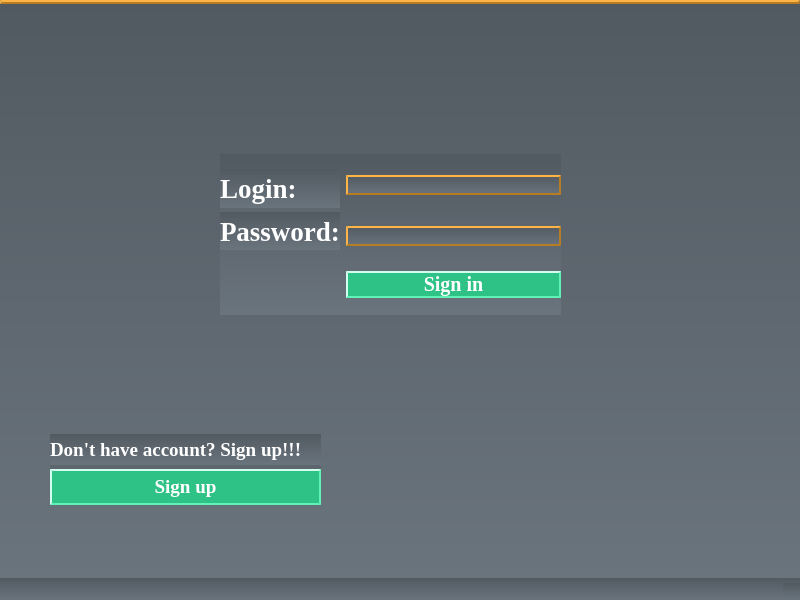
<?xml version="1.0" encoding="UTF-8"?>
<ui version="4.0">
 <class>secondwindow</class>
 <widget class="QMainWindow" name="secondwindow">
  <property name="geometry">
   <rect>
    <x>0</x>
    <y>0</y>
    <width>800</width>
    <height>600</height>
   </rect>
  </property>
  <property name="windowTitle">
   <string>MainWindow</string>
  </property>
  <property name="styleSheet">
   <string notr="true">QTextEdit, QListWidget, QListView{
border-width: 2px;
     border-style: outset;
     border-color: #b87c23;
}
QLabel, QPushButton, QLineEdit{
 font-family: times, Times New Roman, times-roman, georgia, serif;
    color: white;
    margin: 0;
    padding: 0px 0px 0px 0px;
    letter-spacing: 0px;
    font-weight: bold;
}
QWidget{
    background-color: qlineargradient(spread:pad, x1:0, y1:0, x2:0, y2:1, stop:0 #525a61, stop:1 #6a747d);
}
QPushButton{
border-width: 2px;
     border-style: outset;
     border-color: #61f2b7;
     background-color: #2fc286;
}


QGroupBox, QLineEdit, QMenuBar{
    border-width: 2px;
    border-style: outset;
    border-color: #b87c23;
    font-family: times, Times New Roman, times-roman, georgia, serif;
    color: black;
    margin: 0;
    padding: 0px 0px 0px 0px;
    letter-spacing: 0px;
    font-weight: bold;

}
QGroupBox::title{
     font-family: times, Times New Roman, times-roman, georgia, serif;
    color: white;
    margin: 0;
    padding: 0px 0px 0px 0px;
    letter-spacing: 0px;
    font-weight: bold;
    subcontrol-origin: margin;
    bottom: 5px;
}

QSplitter::handle{
background:transparent;
}
QSplitter::handle:hover{
cursor: default;
}</string>
  </property>
  <widget class="QWidget" name="centralwidget">
   <widget class="QWidget" name="layoutWidget">
    <property name="geometry">
     <rect>
      <x>220</x>
      <y>150</y>
      <width>341</width>
      <height>161</height>
     </rect>
    </property>
    <layout class="QGridLayout" name="gridLayout">
     <item row="0" column="0" rowspan="2">
      <widget class="QSplitter" name="splitter">
       <property name="orientation">
        <enum>Qt::Vertical</enum>
       </property>
       <widget class="QLabel" name="napisLogin">
        <property name="font">
         <font>
          <family>times</family>
          <pointsize>20</pointsize>
          <bold>true</bold>
         </font>
        </property>
        <property name="text">
         <string>Login:</string>
        </property>
       </widget>
       <widget class="QLabel" name="labelPassword">
        <property name="font">
         <font>
          <family>times</family>
          <pointsize>20</pointsize>
          <bold>true</bold>
         </font>
        </property>
        <property name="text">
         <string>Password:</string>
        </property>
       </widget>
      </widget>
     </item>
     <item row="0" column="1">
      <widget class="QLineEdit" name="lineEditLogin"/>
     </item>
     <item row="1" column="1">
      <widget class="QLineEdit" name="lineEditPassword">
       <property name="echoMode">
        <enum>QLineEdit::Password</enum>
       </property>
      </widget>
     </item>
     <item row="2" column="1">
      <widget class="QPushButton" name="LoginButton">
       <property name="font">
        <font>
         <family>times</family>
         <pointsize>15</pointsize>
         <bold>true</bold>
        </font>
       </property>
       <property name="text">
        <string>Sign in</string>
       </property>
      </widget>
     </item>
    </layout>
   </widget>
   <widget class="QSplitter" name="splitter_2">
    <property name="geometry">
     <rect>
      <x>50</x>
      <y>430</y>
      <width>271</width>
      <height>71</height>
     </rect>
    </property>
    <property name="orientation">
     <enum>Qt::Vertical</enum>
    </property>
    <widget class="QLabel" name="labelRegistration">
     <property name="font">
      <font>
       <family>times</family>
       <pointsize>14</pointsize>
       <bold>true</bold>
      </font>
     </property>
     <property name="text">
      <string>Don't have account? Sign up!!!</string>
     </property>
    </widget>
    <widget class="QPushButton" name="pushButton">
     <property name="font">
      <font>
       <family>times</family>
       <pointsize>14</pointsize>
       <bold>true</bold>
      </font>
     </property>
     <property name="text">
      <string>Sign up</string>
     </property>
    </widget>
   </widget>
  </widget>
  <widget class="QMenuBar" name="menubar">
   <property name="geometry">
    <rect>
     <x>0</x>
     <y>0</y>
     <width>800</width>
     <height>23</height>
    </rect>
   </property>
  </widget>
  <widget class="QStatusBar" name="statusbar"/>
 </widget>
 <resources/>
 <connections/>
</ui>
